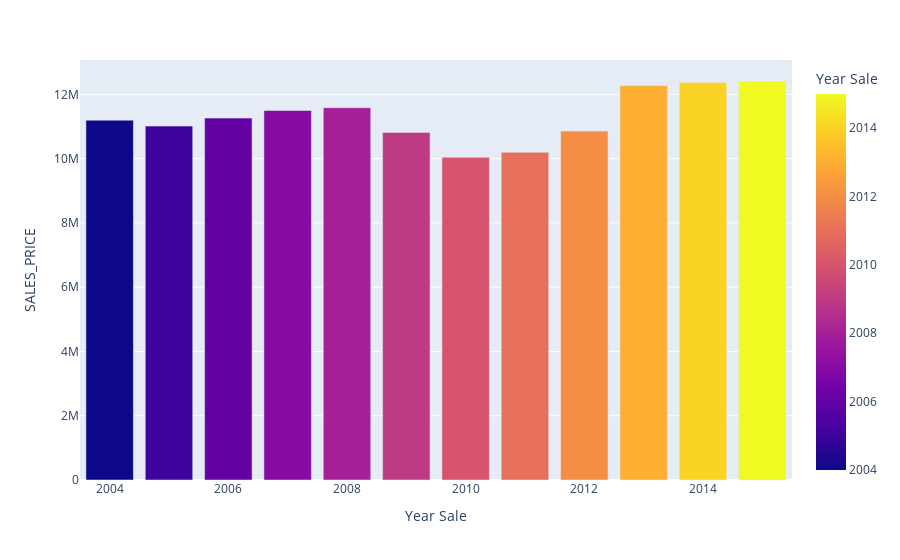

Notebook cell for this chart:
### Markdown cell above
## Year Against  Price data

### Code cell
#averaging data
temp =pd.DataFrame(train.groupby('Year Sale')['SALES_PRICE'].mean())
temp['Year Sale'] = temp.index
temp = temp.sort_values(by='SALES_PRICE',ignore_index=True)

#Ploting with plotly
px.bar(temp,y='SALES_PRICE',x='Year Sale',color='Year Sale')

### Figure 1 — Plotly figure (JSON) as saved in the notebook; plotly's stock layout.template omitted (floating-point values rounded to 4 significant figures)
{"data": [{"alignmentgroup": "True", "hovertemplate": "Year Sale=%{marker.color}<br>SALES_PRICE=%{y}<extra></extra>", "legendgroup": "", "marker": {"color": [2010, 2011, 2009, 2012, 2005, 2004, 2006, 2007, 2008, 2013, 2014, 2015], "coloraxis": "coloraxis", "pattern": {"shape": ""}}, "name": "", "offsetgroup": "", "orientation": "v", "showlegend": false, "textposition": "auto", "type": "bar", "x": [2010, 2011, 2009, 2012, 2005, 2004, 2006, 2007, 2008, 2013, 2014, 2015], "xaxis": "x", "y": [10040000.0, 10200000.0, 10820000.0, 10860000.0, 11010000.0, 11200000.0, 11260000.0, 11500000.0, 11590000.0, 12270000.0, 12370000.0, 12420000.0], "yaxis": "y"}], "layout": {"barmode": "relative", "coloraxis": {"colorbar": {"title": {"text": "Year Sale"}}, "colorscale": [[0, "#0d0887"], [0.1111, "#46039f"], [0.2222, "#7201a8"], [0.3333, "#9c179e"], [0.4444, "#bd3786"], [0.5556, "#d8576b"], [0.6667, "#ed7953"], [0.7778, "#fb9f3a"], [0.8889, "#fdca26"], [1, "#f0f921"]]}, "legend": {"tracegroupgap": 0}, "margin": {"t": 60}, "xaxis": {"anchor": "y", "domain": [0, 1], "title": {"text": "Year Sale"}}, "yaxis": {"anchor": "x", "domain": [0, 1], "title": {"text": "SALES_PRICE"}}}}
